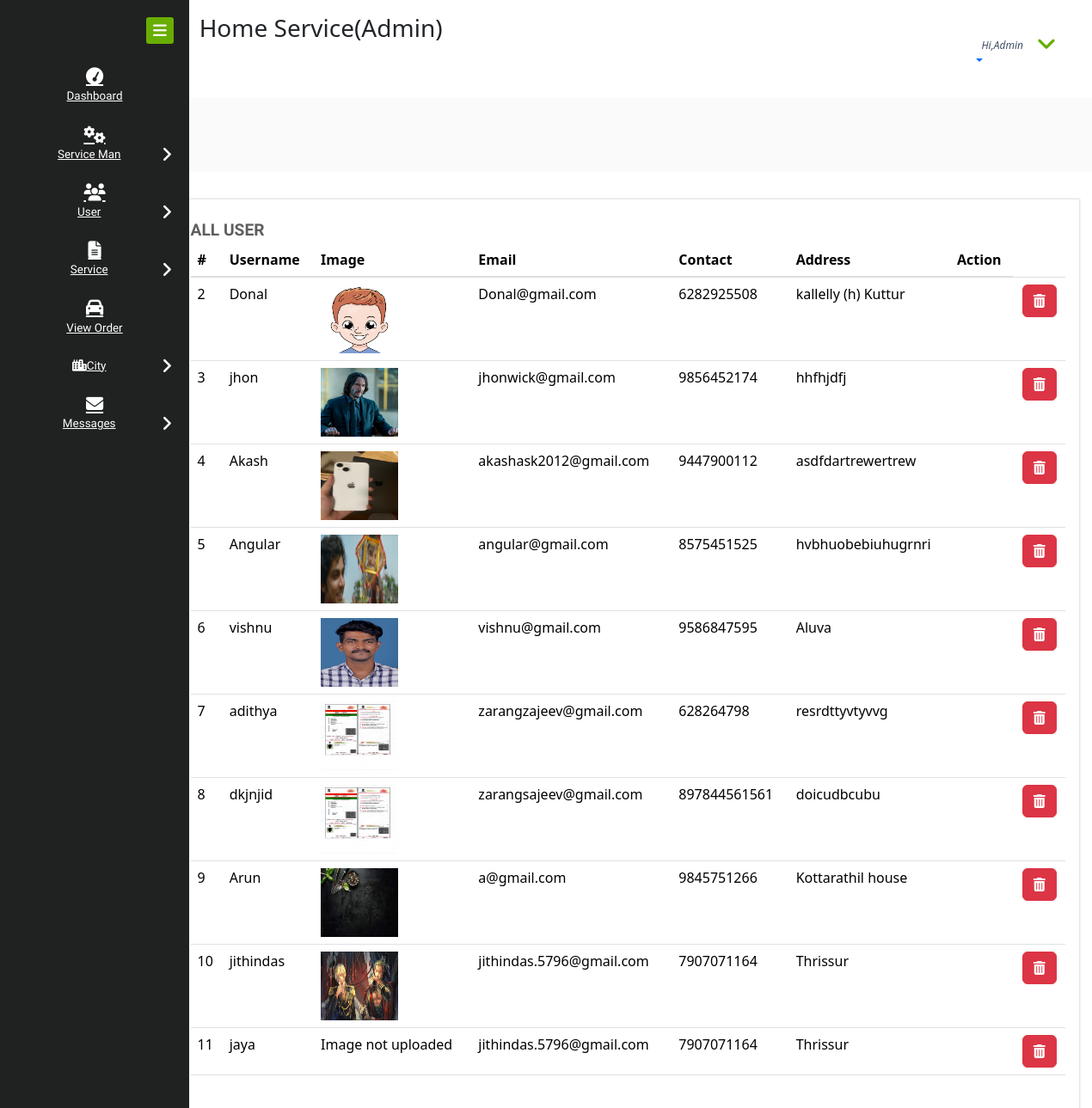
The app's page /all_customer, older data.
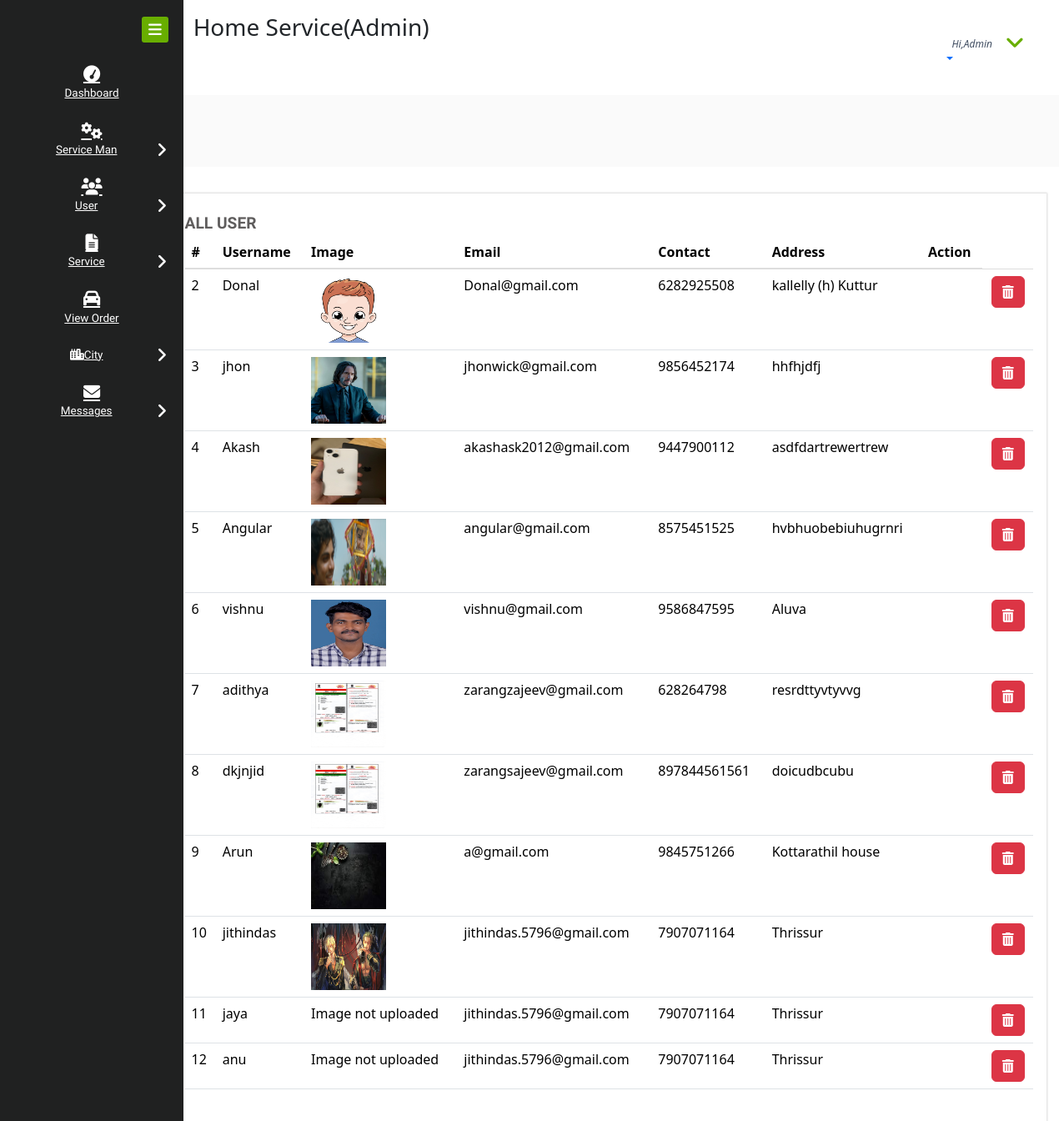
The same page, newer data.
### home_service/models.py (models this page shows, shortened)
class Customer(models.Model):
    user = models.ForeignKey(User, on_delete=models.CASCADE, null=True)
    contact = models.CharField(max_length=100, null=True)
    address = models.CharField(max_length=100, null=True)
    image = models.FileField(null=True,blank=True)

### home_service/views.py (the view)
# urls.py: path('all_customer',All_Customer,name="all_customer"),
def All_Customer(request):
    ser = Customer.objects.all()
    d = {'ser':ser}
    return render(request,'all_customer.html',d)

### home_service/templates/all_customer.html (shortened to what this page needs)
{% extends 'admin_navigation.html' %}
{% load static %}
{% block body %}
<div class="chit-chat-layer1">
	<div class="col-md-12 chit-chat-layer1-left">
               <div class="work-progres">
                            <div class="chit-chat-heading">
                                  All User
                            </div>
                            <div class="table-responsive">
                                <table class="table table-hover">
                                  <thead>
                                    <tr>
                                      <th>#</th>
                                      <th>Username</th>
                                      <th>Image</th>
                                      <th>Email</th>
                                      <th>Contact</th>
                                      <th>Address</th>
                                      <th>Action</th>
                                    </tr>
                                  </thead>
                              <tbody>
                              {% for i in ser %}
                              {% if not i.user.is_staff %}
                                <tr>
                                  <td>{{forloop.counter}}</td>
                                  <td>{{i.user.username}}</td>
                                  {% if i.image %}
                                  <td><img src="{{i.image.url}}" style="width:90px;height:80px" /></td>
                                  {% else %}
                                  <td>Image not uploaded</td>
                                  {% endif %}
                                  <td>{{i.user.email}}</td>
                                  <td>{{i.contact}}</td>
                                  <td>{{i.address}}</td>
                                  <td></td>
                                  <td><center><a href="{% url 'delete_customer' i.id %}" ><button class="btn btn-danger" onclick="return confirm('Are you sure ?')"><i class="fa fa-trash-o"></i></button></a></center></td>
                              </tr>
                              {% endif %}
                              {% endfor %}
                          </tbody>
                      </table>
                  </div>
             </div>
      </div>
</div>
    {% endblock %}

Row changes from the older to the newer data that the page shows:
added Customer: user.username "anu", image "Image not uploaded", user.email "jithindas.5796@gmail.com", contact "7907071164", address "Thrissur"
